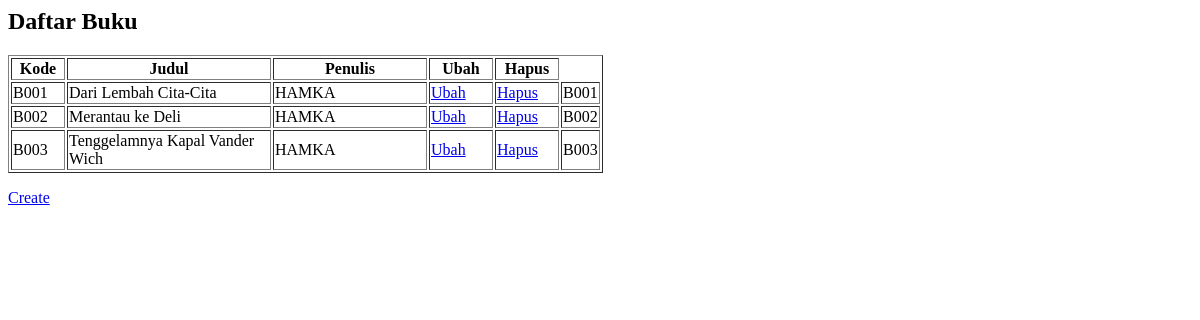
Before: / with the older database file.
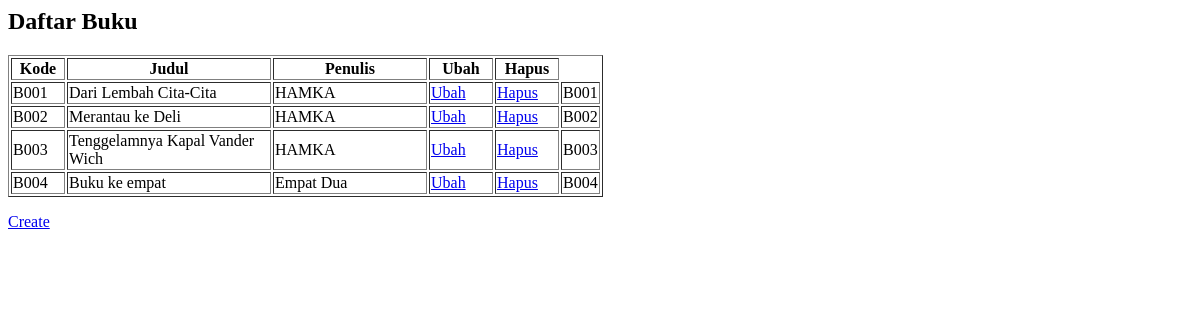
After: the same page with the newer database file.
### tables this page shows
CREATE TABLE buku(
judul VARCHAR(30),
kode CHAR(4) NOT NULL,
penulis VARCHAR(30),
CONSTRAINT pk_buku PRIMARY KEY(kode)
);

### app.py (the view)
@application.route('/')
def index():
    openDb()
    container = []
    for kode, judul, penulis in cursor.execute('SELECT kode,judul,penulis FROM buku'):
        container.append((kode,judul,penulis))
    closeDb()
    return render_template('index.html', container=container)

### app.py (called while the page is built)
def openDb():
    global conn, cursor
    conn = sqlite3.connect("dbbuku.db")
    cursor = conn.cursor()

def closeDb():
    global conn, cursor
    cursor.close()
    conn.close()

### templates/index.html (shortened to what this page needs)
<html>
    <head>
    </head>
    <body>
        <h2>Daftar Buku</h2>
        <table border="1">
            <tr>
                <th width="50">Kode</th>
                <th width="200">Judul</th>
                <th width="150">Penulis</th>
                <th width="60">Ubah</th>
                <th width="60">Hapus</th>
            </tr>
            {% for row in container %}
            <tr>
                <td>{{ row[0] }}</td>
                <td>{{ row[1] }}</td>
                <td>{{ row[2] }}</td>
                <td><a href="http://localhost:5000/edit/{{row[0]}}">Ubah</a></td>
                <td><a href="http://localhost:5000/delete/{{row[0]}}">Hapus</a></td>
                <td>{{ row[0] }}</td>
            </tr>
            {% endfor %}
        </table>
        <p><a href="http://localhost:5000/add">Create</a></p>
    </body>
</html>

Changed rows visible on the page:
added buku: kode "B004", judul "Buku ke empat", penulis "Empat Dua"
